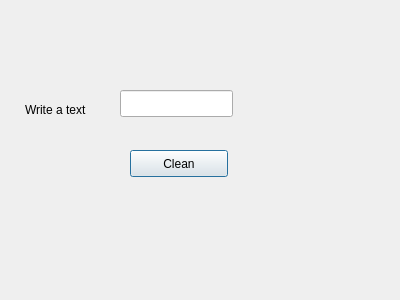
<?xml version="1.0" encoding="UTF-8"?>
<ui version="4.0">
 <class>Dialog</class>
 <widget class="QDialog" name="Dialog">
  <property name="geometry">
   <rect>
    <x>0</x>
    <y>0</y>
    <width>400</width>
    <height>300</height>
   </rect>
  </property>
  <property name="windowTitle">
   <string>Dialog</string>
  </property>
  <widget class="QLabel" name="label">
   <property name="geometry">
    <rect>
     <x>25</x>
     <y>100</y>
     <width>81</width>
     <height>20</height>
    </rect>
   </property>
   <property name="text">
    <string>Write a text</string>
   </property>
  </widget>
  <widget class="QLineEdit" name="lineEdit">
   <property name="geometry">
    <rect>
     <x>120</x>
     <y>90</y>
     <width>113</width>
     <height>27</height>
    </rect>
   </property>
  </widget>
  <widget class="QPushButton" name="pushButton">
   <property name="geometry">
    <rect>
     <x>130</x>
     <y>150</y>
     <width>98</width>
     <height>27</height>
    </rect>
   </property>
   <property name="text">
    <string>Clean</string>
   </property>
  </widget>
 </widget>
 <resources/>
 <connections>
  <connection>
   <sender>pushButton</sender>
   <signal>clicked()</signal>
   <receiver>lineEdit</receiver>
   <slot>clear()</slot>
   <hints>
    <hint type="sourcelabel">
     <x>182</x>
     <y>164</y>
    </hint>
    <hint type="destinationlabel">
     <x>178</x>
     <y>106</y>
    </hint>
   </hints>
  </connection>
 </connections>
</ui>
